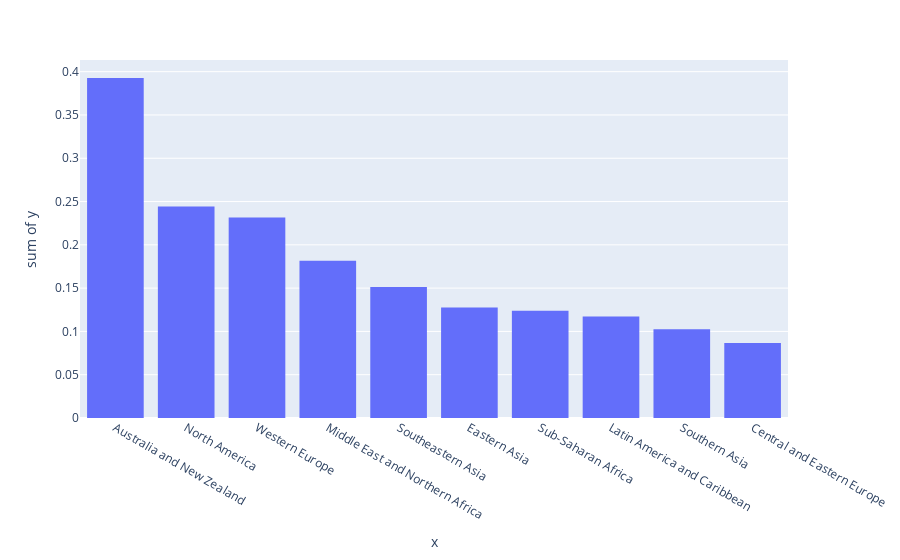

Source (notebook cell):
### Code cell
fig = px.histogram(x=list(to_plot.iloc[:,:1]['Region']),
                   y=list(to_plot.iloc[:,1:2]['Trust (Government Corruption)']))
fig.show()

### Figure 1 — Plotly figure (JSON) as saved in the notebook; plotly's stock layout.template omitted (floating-point values rounded to 4 significant figures)
{"data": [{"alignmentgroup": "True", "bingroup": "x", "histfunc": "sum", "hovertemplate": "x=%{x}<br>sum of y=%{y}<extra></extra>", "legendgroup": "", "marker": {"color": "#636efa", "pattern": {"shape": ""}}, "name": "", "offsetgroup": "", "orientation": "v", "showlegend": false, "type": "histogram", "x": ["Australia and New Zealand", "North America", "Western Europe", "Middle East and Northern Africa", "Southeastern Asia", "Eastern Asia", "Sub-Saharan Africa", "Latin America and Caribbean", "Southern Asia", "Central and Eastern Europe"], "xaxis": "x", "y": [0.3928, 0.2442, 0.2315, 0.1817, 0.1513, 0.1277, 0.1239, 0.1172, 0.1025, 0.08667], "yaxis": "y"}], "layout": {"barmode": "relative", "legend": {"tracegroupgap": 0}, "margin": {"t": 60}, "xaxis": {"anchor": "y", "domain": [0, 1], "title": {"text": "x"}}, "yaxis": {"anchor": "x", "domain": [0, 1], "title": {"text": "sum of y"}}}}
